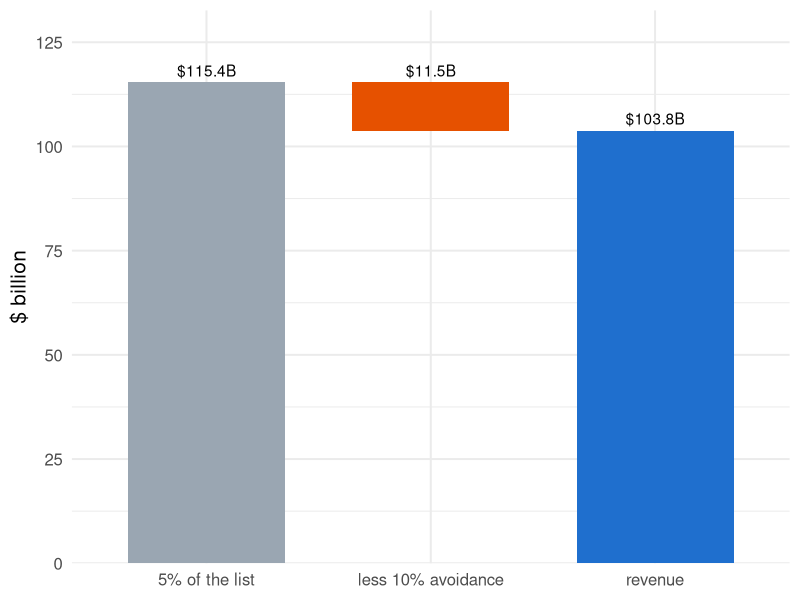
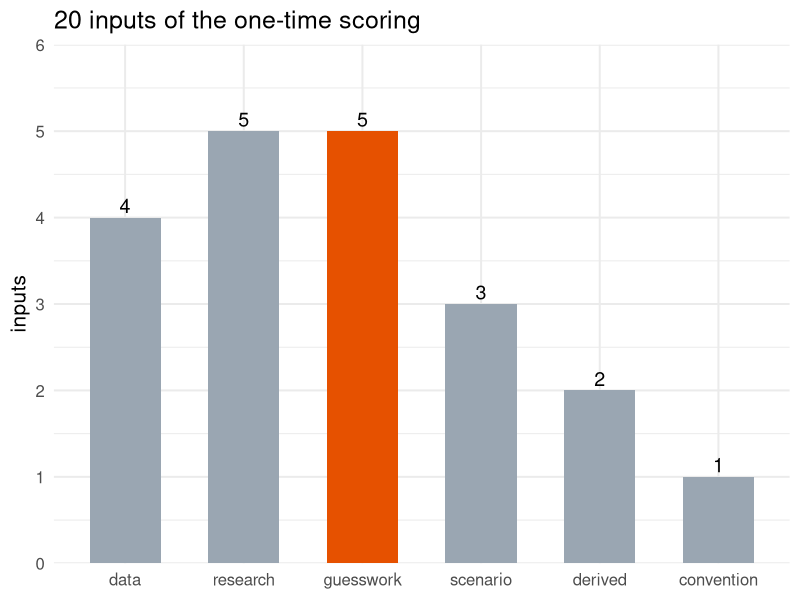
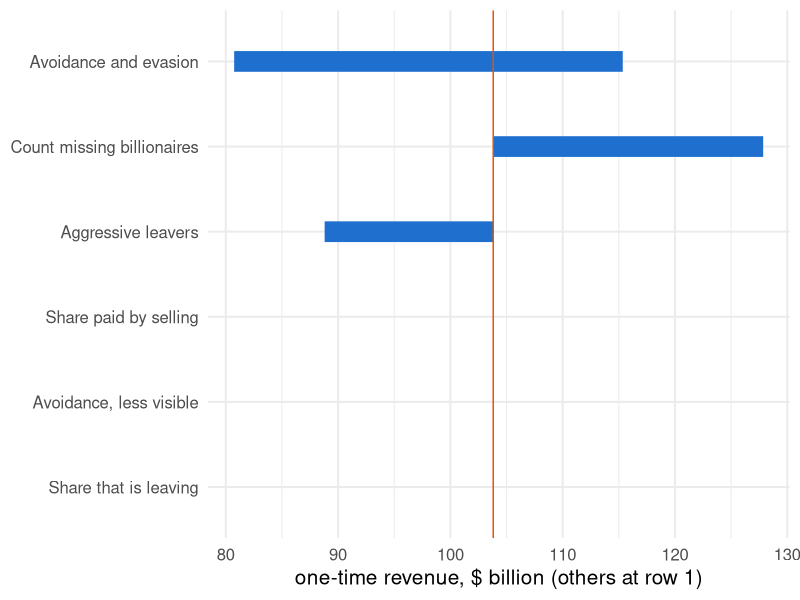

R code for these plots, in order:
## ---- chunk 1
knitr::opts_chunk$set(
  echo = FALSE, fig.align = "center",
  fig.width = 10, fig.height = 4.2, dpi = 150,
  message = FALSE, warning = FALSE
)
library(ggplot2)
theme_set(theme_minimal(base_size = 15))

# Every number in this deck is read from the CSVs the targets pipeline writes
# (bsz-analysis/_targets.R: site_tab5_csv, site_inputs_csv,
# site_grid_csv, site_leavers_csv). Nothing below is retyped.
t5  <- read.csv("../data/tab5.csv")
ins <- read.csv("../data/inputs.csv", stringsAsFactors = FALSE)
grd <- read.csv("../data/grid.csv")
lv  <- read.csv("../data/leavers.csv", stringsAsFactors = FALSE)
tst <- read.csv("../data/test-results.csv", stringsAsFactors = FALSE)
W0 <- t5$wealth[1]; n0 <- t5$n_billionaires[1]
C  <- -t5$annual_ca_inctax_loss[1] / 0.05
bn <- function(x, d = 1) formatC(x, format = "f", digits = d, big.mark = ",")
row1 <- with(grd, avoidance == 0.10 & mobility_share == 0.5 & avoidance_small == 0.2 &
                  abs(sell_share - 1/3) < 1e-9 & pareto == 0 & leavers == 0)
## ---- chunk 2
d <- data.frame(
  step = factor(c("5% of the list", "less 10% avoidance", "revenue"),
                levels = c("5% of the list", "less 10% avoidance", "revenue")),
  value = c(0.05 * W0, -(0.05 * W0 - t5$wealth_tax_revenue[1]), t5$wealth_tax_revenue[1]))
d$start <- c(0, 0.05 * W0, 0); d$end <- d$start + d$value
ggplot(d, aes(x = step, xmin = as.numeric(step) - 0.35, xmax = as.numeric(step) + 0.35,
              ymin = start, ymax = end, fill = step)) +
  geom_rect() +
  geom_text(aes(y = pmax(start, end), label = paste0("$", bn(abs(value)), "B")), vjust = -0.5) +
  scale_y_continuous(expand = expansion(mult = c(0, 0.15))) +
  scale_fill_manual(values = c("#9aa6b2", "#e65100", "#1f6fce"), guide = "none") +
  labs(x = NULL, y = "$ billion")
## ---- chunk 3
x <- lv
x$name <- tools::toTitleCase(x$name)
x$timing <- ifelse(grepl("^pre", x$timing), "before 1 Jan", "later")
x$wealth <- bn(x$wealth)
x$annual_inctax_loss <- bn(x$annual_inctax_loss, 3)
names(x) <- c("Person", "Left", "Wealth $B", "Inc. tax lost $B/yr")
knitr::kable(x, format = "html", align = "llrr")
## ---- chunk 4
lev <- c("data", "research", "guesswork", "scenario", "derived", "convention")
cnt <- as.data.frame(table(factor(ins$origin, levels = lev)))
ggplot(cnt, aes(x = Var1, y = Freq, fill = Var1 == "guesswork")) +
  geom_col(width = 0.6) + geom_text(aes(label = Freq), vjust = -0.3, size = 5) +
  scale_y_continuous(expand = expansion(mult = c(0, 0.2))) +
  scale_fill_manual(values = c("#9aa6b2", "#e65100"), guide = "none") +
  labs(x = NULL, y = "inputs", title = paste(nrow(ins), "inputs of the one-time scoring"))
## ---- chunk 5
keys <- c(avoidance = "Avoidance and evasion", mobility_share = "Share that is leaving",
          avoidance_small = "Avoidance, less visible", sell_share = "Share paid by selling",
          pareto = "Count missing billionaires", leavers = "Aggressive leavers")
base <- grd[row1, ]
rows <- do.call(rbind, lapply(names(keys), function(k) {
  keep <- Reduce(`&`, lapply(setdiff(names(keys), k), function(o) abs(grd[[o]] - base[[o]]) < 1e-9))
  data.frame(input = keys[[k]], lo = min(grd$wealth_tax_revenue[keep]),
             hi = max(grd$wealth_tax_revenue[keep]))
}))
rows$input <- factor(rows$input, levels = rows$input[order(rows$hi - rows$lo)])
guess <- c("Avoidance and evasion", "Share that is leaving", "Avoidance, less visible",
           "Share paid by selling", "Aggressive leavers")   # origin labels: data/inputs.csv
movers <- as.character(rows$input[rows$hi - rows$lo > 1e-9 & rows$input %in% guess])
ggplot(rows, aes(y = input)) +
  geom_segment(aes(x = lo, xend = hi, yend = input), linewidth = 7, colour = "#1f6fce") +
  geom_vline(xintercept = base$wealth_tax_revenue, colour = "#e65100") +
  labs(x = "one-time revenue, $ billion (others at row 1)", y = NULL)
